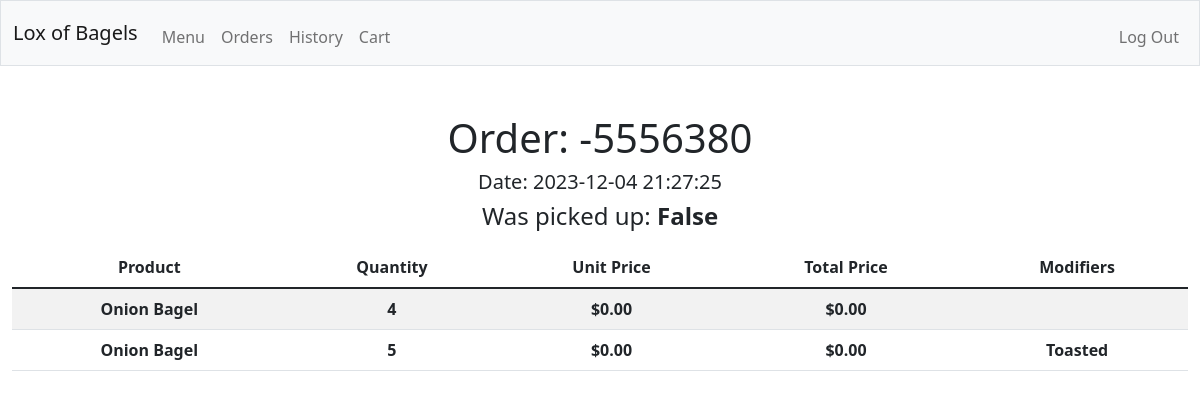
The page /orders/-5556380 (signed in) on the database its author committed.
### tables this page shows
CREATE TABLE orders (
  id INTEGER PRIMARY KEY AUTOINCREMENT,
  orderid INTEGER NOT NULL,
  user INTEGER REFERENCES users(id),
  product TEXT NOT NULL,
  quantity INTEGER NOT NULL,
  modifiers TEXT NOT NULL,
  completed BOOLEAN NOT NULL,
  total INTEGER NOT NULL,
  date TEXT NOT NULL
);

### app.py (the view)
@app.route('/orders/<string:order_id>', methods=["GET", "POST"])
@login_required
def order_page(order_id):
    if request.method == "POST":
        None
    else:
        try:
            order_info = db.execute("SELECT * FROM orders WHERE orderid = ? AND user = ?", order_id, session["user_id"])
            completed = db.execute("SELECT completed FROM orders WHERE user = ? AND orderid = ?", session["user_id"], order_id)
            if completed == 1:
                completed = True
            else:
                completed = False
            return render_template("order_page.html", order_info=order_info, order_id=order_id, completed=completed)
        except Exception as e:
            return redirect("/404")

### app.py (called while the page is built)
@app.after_request
def after_request(response):
    response.headers["Cache-Control"] = "no-cache, no-store, must-revalidate"
    response.headers["Expires"] = 0
    response.headers["Pragma"] = "no-cache"
    return response

### helpers.py (called while the page is built)
def login_required(f):
    @wraps(f)
    def decorated_function(*args, **kwargs):
        if session.get("user_id") is None:
            return redirect("/login")
        return f(*args, **kwargs)
    return decorated_function

def usd(value):
    value = value/100
    return f"${value:,.2f}"

### templates/order_page.html (shortened to what this page needs)
{% extends "layout.html" %}
{% block main %}
<h1>Order: {{order_id}}</h1>
<h5>Date: {{order_info[0].date}}</h5>
<h4>Was picked up: <b>{{completed}}</b></h4>
<table class="table table-striped mt-3">
    <thead>
        <tr>
            <th>Product</th>
            <th>Quantity</th>
            <th>Unit Price</th>
            <th>Total Price</th>
            <th>Modifiers</th>
        </tr>
    </thead>
    <tbody>
        {% for product in order_info %}
        <tr>
            <th>{{product.product}}</th>
            <th>{{product.quantity}}</th>
            <th>{{product.total | usd}}</th>
            <th>{{(product.total * product.quantity) | usd}}</th>
            <th>{{product.modifiers}}</th>
        </tr>
        {% endfor %}
    </tbody>
</table>
{% endblock %}

### rows shown on the page
orders: date "2023-12-04 21:27:25", product "Onion Bagel", quantity "4", total "$0.00", (product.total*product.quantity)|usd "$0.00"
orders: product "Onion Bagel", quantity "5", total "$0.00", (product.total*product.quantity)|usd "$0.00", modifiers "Toasted"

### other values the page prints
{{ order_id }} "-5556380"
{{ completed }} "False"
